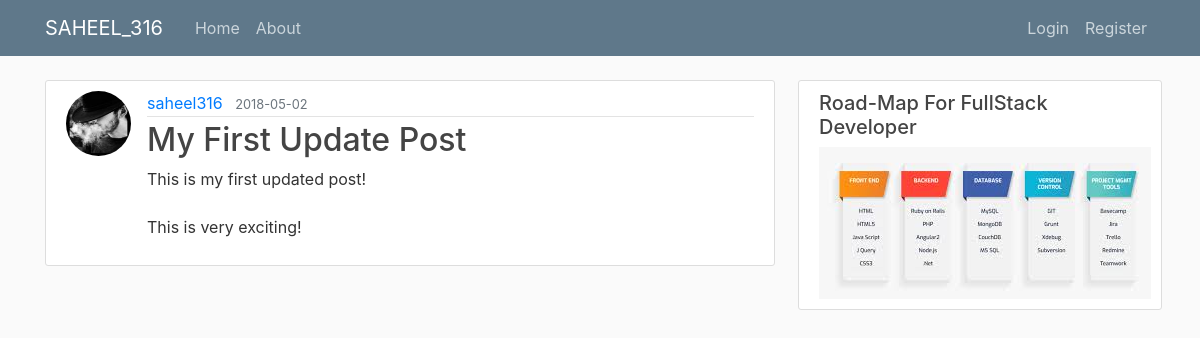
/post/1, run on the app's committed database.
### flaskblog/models.py (models this page shows, shortened)
class User(db.Model, UserMixin):
    id = db.Column(db.Integer, primary_key=True)
    username = db.Column(db.String(20), unique=True, nullable=False)
    email = db.Column(db.String(120), unique=True, nullable=False)
    image_file = db.Column(db.String(20), nullable=False, default='default.jpg')
    password = db.Column(db.String(60), nullable=False)
    posts = db.relationship('Post', backref='author', lazy=True)

class Post(db.Model):
    id = db.Column(db.Integer, primary_key=True)
    title = db.Column(db.String(100), nullable=False)
    date_posted = db.Column(db.DateTime, nullable=False, default=datetime.utcnow)
    content = db.Column(db.Text, nullable=False)
    user_id = db.Column(db.Integer, db.ForeignKey('user.id'), nullable=False)

### flaskblog/routes.py (the view)
@app.route("/post/<int:post_id>")
def post(post_id):
    post = Post.query.get_or_404(post_id)
    return render_template('post.html', title=post.title, post=post)

### flaskblog/templates/post.html (shortened to what this page needs)
{% extends "layout.html" %}
{% block content %}
  <article class="media content-section">
    <img class="rounded-circle article-img" src="{{ url_for('static', filename='profile_pics/' + post.author.image_file) }}">
    <div class="media-body">
      <div class="article-metadata">
        <a class="mr-2" href="{{ url_for('user_posts', username=post.author.username) }}">{{ post.author.username }}</a>
        <small class="text-muted">{{ post.date_posted.strftime('%Y-%m-%d') }}</small>
      </div>
      <h2 class="article-title">{{ post.title }}</h2>
      <p class="article-content">{{ post.content }}</p>
    </div>
  </article>
{% endblock content %}

### flaskblog/static/main.css (style rules this page uses)
body { background: #fafafa; color: #333333; margin-top: 5rem; }
h1, h2, h3, h4, h5, h6 { color: #444444; }
.content-section { background: #ffffff; padding: 10px 20px; border: 1px solid #dddddd; border-radius: 3px; margin-bottom: 20px; }
.article-title { color: #444444; }
.article-content { white-space: pre-line; }
.article-img { height: 65px; width: 65px; margin-right: 16px; }
.article-metadata { padding-bottom: 1px; margin-bottom: 4px; border-bottom: 1px solid #e3e3e3 }

### data on the page
User: image_file (picture), author.username "saheel316"
Post: date_posted "2018-05-02", title "My First Update Post", content "This is my first updated post! This is very exciting!"
